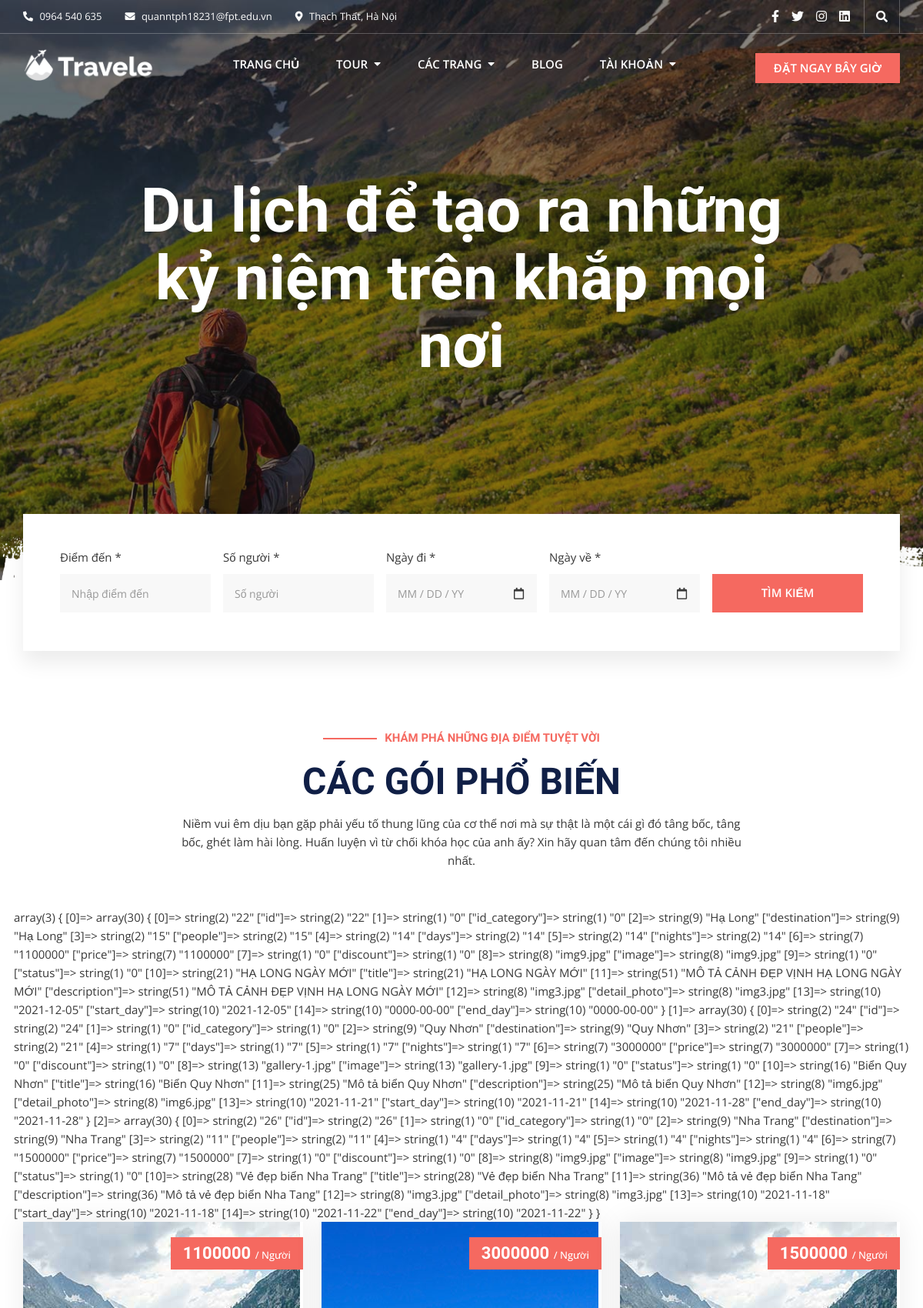
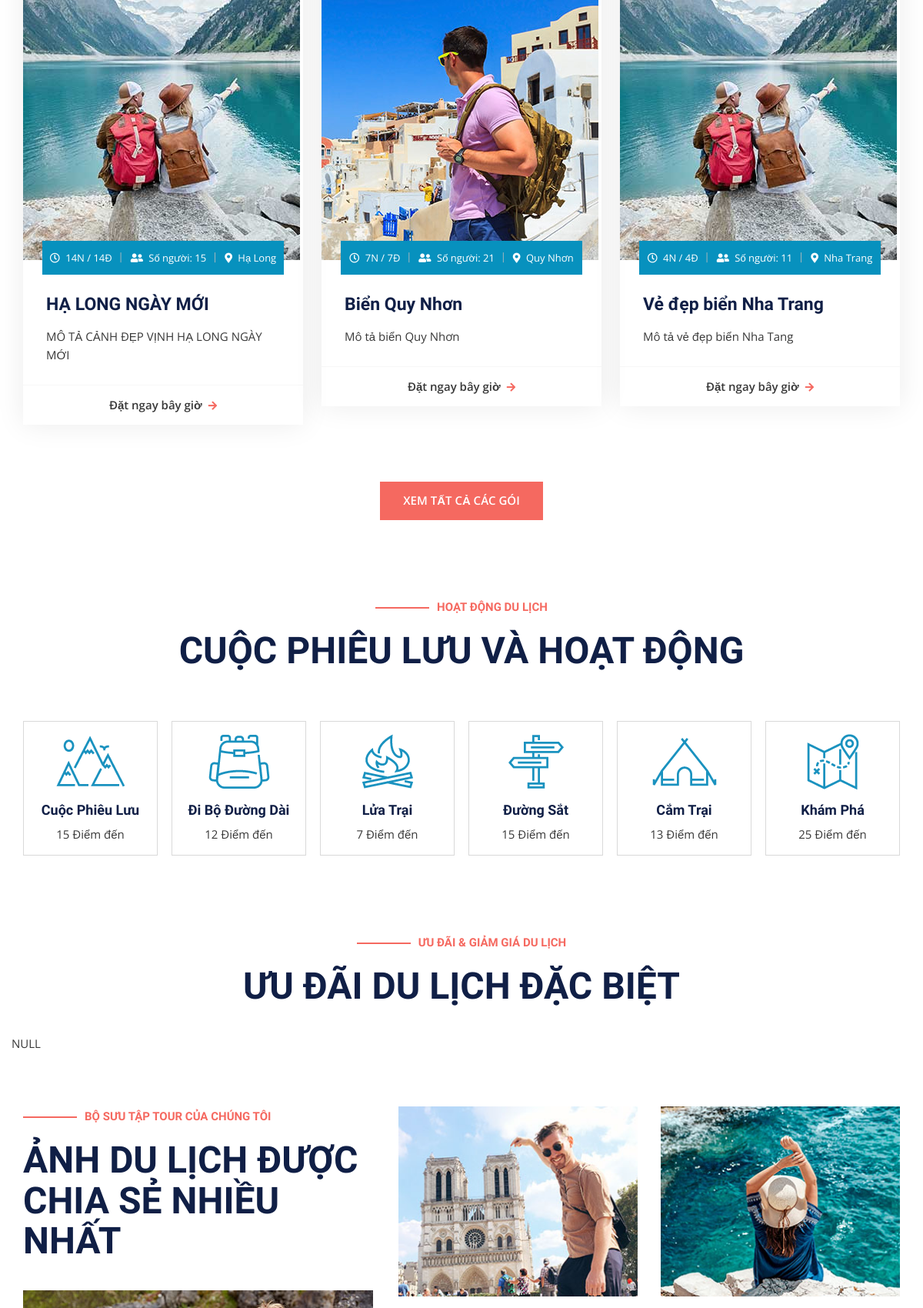
The page / (upper part) on the database its author committed (2 pictures, top to bottom).
### tables this page shows
CREATE TABLE `tours` (
  `id` int(11) NOT NULL,
  `id_category` int(11) NOT NULL,
  `destination` varchar(225) NOT NULL,
  `people` int(11) NOT NULL,
  `days` int(11) NOT NULL,
  `nights` int(11) NOT NULL,
  `price` decimal(11,0) NOT NULL,
  `discount` int(11) NOT NULL,
  `image` varchar(225) NOT NULL,
  `status` int(11) NOT NULL DEFAULT 0,
  `title` varchar(225) NOT NULL,
  `description` text DEFAULT NULL,
  `detail_photo` varchar(225) NOT NULL,
  `start_day` date DEFAULT NULL,
  `end_day` date DEFAULT NULL
);

### business/homepage/homepage.php (called while the page is built, shortened)
<?php
function load_tour(){
    $sql = "SELECT * FROM tours WHERE status=0 and discount=0 LIMIT 3";
    $tours = executeQuery($sql,true);
    include_once './views/homepage/layouts/home.php';
}
function load_tour_discount(){
    include_once './views/homepage/layouts/home.php';
}
?>

### dao/system_dao.php (called while the page is built, shortened)
<?php
    function get_connect(){
        $connect = new PDO("mysql:host=127.0.0.1;dbname=duan1;charset=utf8","root","");
        return $connect;
    }
    function executeQuery($sql, $getAll = true){
        $connect = get_connect();
        $stmt = $connect->prepare($sql);
        $stmt->execute();
        $data = $stmt->fetchAll();
        if($getAll){
            return $data;
        }else{
            if(count($data) > 0){
                return $data[0];
            }
        }
    }
?>

### views/homepage/layouts/home.php (the view, shortened to what this page needs)
<!doctype html>
<html lang="en">
<head>
      <?php include_once "./views/homepage/layouts/style.php" ?>
</head>
<body class="home">
   <div id="page" class="full-page">
      <header id="masthead" class="site-header header-primary">
         <?php
            include_once "./views/homepage/layouts/top-header.php";
            include_once "./views/homepage/layouts/bottom-header.php"
          ?>
      </header>
      <main id="content" class="site-main">
         <section class="home-slider-section">
            <div class="home-slider">
               <div class="home-banner-items">
                  <div class="banner-inner-wrap" style="background-image: url(<?=HOME_ASSESTS?>/images/inner-banner.jpg);"></div>
                     <div class="banner-content-wrap">
                        <div class="container">
                           <div class="banner-content text-center">
                              <h3 class="banner-title">Du lịch để tạo ra những kỷ niệm trên khắp mọi nơi</h3>
                           </div>
                        </div>
                     </div>
                  <div class="overlay"></div>
               </div>
            </div>
         </section>
         <div class="trip-search-section shape-search-section">
            <div class="container">
               <div class="trip-search-inner white-bg d-flex">
                  <div class="input-group">
                     <label> Điểm đến *</label>
                     <input type="text" name="s" placeholder="Nhập điểm đến">
                  </div>
                  <div class="input-group">
                     <label> Số người *</label>
                     <input type="text" name="s" placeholder="Số người">
                  </div>
                  <div class="input-group width-col-3">
                     <label> Ngày đi *</label>
                     <i class="far fa-calendar"></i>
                     <input class="input-date-picker" type="text" name="s" placeholder="MM / DD / YY" autocomplete="off" readonly="readonly">
                  </div>
                  <div class="input-group width-col-3">
                     <label> Ngày về *</label>
                     <i class="far fa-calendar"></i>
                     <input class="input-date-picker" type="text" name="s" placeholder="MM / DD / YY" autocomplete="off" readonly="readonly">
                  </div>
                  <div class="input-group width-col-3">
                     <input type="submit" name="travel-search" value="TÌM KIẾM">
                  </div>
               </div>
            </div>
         </div>
         <section class="package-section">
            <div class="container">
               <div class="section-heading text-center">
                  <div class="row">
                     <div class="col-lg-8 offset-lg-2">
                        <h5 class="dash-style">KHÁM PHÁ NHỮNG ĐỊA ĐIỂM TUYỆT VỜI</h5>
                        <h2>CÁC GÓI PHỔ BIẾN</h2>
                        <p>Niềm vui êm dịu bạn gặp phải yếu tố thung lũng của cơ thể nơi mà sự thật là một cái gì đó tâng bốc, tâng bốc, ghét làm hài lòng. Huấn luyện vì từ chối khóa học của anh ấy? Xin hãy quan tâm đến chúng tôi nhiều nhất.</p>
                     </div>
                  </div>
               </div>
               <div class="package-inner">
                  <div class="row">
                  <div><?php var_dump($tours) ?></div>
                     <?php foreach($tours as $t): ?>
                        <div class="col-lg-4 col-md-6">
                           <div class="package-wrap" style="box-shadow: 0px 0px 35px 0px rgba(0, 0, 0, 0.08);">
                              <figure class="feature-image">
                                 <a href="<?=BASE_URL?>tour-detail&&id=<?=$t['id']?>">
                                    <img src="<?=PUBLIC_HOME_ASSETS?><?=$t['image']?>" alt="">
                                 </a>
                              </figure>
                              <div class="package-price">
                                 <h6>
                                    <span><?=$t['price']?> </span> / Người
                                 </h6>
                              </div>
                              <div class="package-content-wrap">
                                 <div class="package-meta text-center">
                                    <ul>
                                       <li>
                                          <i class="far fa-clock"></i>
                                          <?=$t['days']?>N / <?=$t['nights']?>Đ
                                       </li>
                                       <li>
                                          <i class="fas fa-user-friends"></i>
                                          Số người: <?=$t['people']?>
                                       </li>
                                       <li>
                                          <i class="fas fa-map-marker-alt"></i>
                                          <?=$t['destination']?>
                                       </li>
                                    </ul>
                                 </div>
                                 <div class="package-content">
                                    <h3>
                                       <a href="<?=BASE_URL?>tour-detail&&id=<?=$t['id']?>"><?=$t['title']?></a>
                                    </h3>
                                    <p><?=$t['description'] ?></p>
                                    <div class="btn-wrap">
                                       <a href="#" class="button-text width-12">Đặt ngay bây giờ<i class="fas fa-arrow-right"></i></a>
                                    </div>
                                 </div>
                              </div>
                           </div>
                        </div>
                     <?php endforeach ?>
                  </div>
                  <div class="btn-wrap text-center">
                     <a href="<?=BASE_URL?>tour-packages" class="button-primary">XEM TẤT CẢ CÁC GÓI</a>
                  </div>
               </div>
            </div>
         </section>
         <section class="activity-section">
            <div class="container">
               <div class="section-heading text-center">
                  <div class="row">
                     <div class="col-lg-8 offset-lg-2">
                        <h5 class="dash-style">HOẠT ĐỘNG DU LỊCH</h5>
                        <h2>CUỘC PHIÊU LƯU VÀ HOẠT ĐỘNG</h2>
                     </div>
                  </div>
               </div>
               <div class="activity-inner row">
                  <div class="col-lg-2 col-md-4 col-sm-6">
                     <div class="activity-item">
                        <div class="activity-icon">
                           <a href="#">
                              <img src="<?=HOME_ASSESTS?>/images/icon6.png" alt="">
                           </a>
                        </div>
                        <div class="activity-content">
                           <h4>
                              <a href="#">Cuộc Phiêu Lưu</a>
                           </h4>
                           <p>15 Điểm đến</p>
                        </div>
                     </div>
                  </div>
                  <div class="col-lg-2 col-md-4 col-sm-6">
                     <div class="activity-item">
                        <div class="activity-icon">
                           <a href="#">
                              <img src="<?=HOME_ASSESTS?>/images/icon10.png" alt="">
                           </a>
                        </div>
                        <div class="activity-content">
                           <h4>
                              <a href="#">Đi Bộ Đường Dài</a>
                           </h4>
                           <p>12 Điểm đến</p>
                        </div>
                     </div>
                  </div>
                  <div class="col-lg-2 col-md-4 col-sm-6">
                     <div class="activity-item">
                        <div class="activity-icon">
                           <a href="#">
                              <img src="<?=HOME_ASSESTS?>/images/icon9.png" alt="">
                           </a>
                        </div>
                        <div class="activity-content">
                           <h4>
                              <a href="#">Lửa Trại</a>
                           </h4>
                           <p>7 Điểm đến</p>
                        </div>
                     </div>
                  </div>
                  <div class="col-lg-2 col-md-4 col-sm-6">
                     <div class="activity-item">
                        <div class="activity-icon">
                           <a href="#">
                              <img src="<?=HOME_ASSESTS?>/images/icon8.png" alt="">
                           </a>
                        </div>
                        <div class="activity-content">
                           <h4>
                              <a href="#">Đường Sắt</a>
                           </h4>
                           <p>15 Điểm đến</p>
                        </div>
                     </div>
                  </div>
                  <div class="col-lg-2 col-md-4 col-sm-6">
                     <div class="activity-item">
                        <div class="activity-icon">
                           <a href="#">
                              <img src="<?=HOME_ASSESTS?>/images/icon7.png" alt="">
                           </a>
                        </div>
                        <div class="activity-content">
                           <h4>
                              <a href="#">Cắm Trại</a>
                           </h4>
                           <p>13 Điểm đến</p>
                        </div>
                     </div>
                  </div>
                  <div class="col-lg-2 col-md-4 col-sm-6">
                     <div class="activity-item">
                        <div class="activity-icon">
                           <a href="#">
                              <img src="<?=HOME_ASSESTS?>/images/icon11.png" alt="">
                           </a>
                        </div>
                        <div class="activity-content">
                           <h4>
                              <a href="#">Khám Phá</a>
                           </h4>
                           <p>25 Điểm đến</p>
                        </div>
                     </div>
                  </div>
               </div>
            </div>
         </section>
         <section class="special-section">
            <div class="container">
               <div class="section-heading text-center">
                  <div class="row">
                     <div class="col-lg-8 offset-lg-2">
                        <h5 class="dash-style">ƯU ĐÃI & GIẢM GIÁ DU LỊCH</h5>
                        <h2>ƯU ĐÃI DU LỊCH ĐẶC BIỆT</h2>
                     </div>
                  </div>
               </div>
               <div class="special-inner">
                  <div class="row">
                     <div><?php var_dump($tours_discount) ?></div>
                  </div>
               </div>
            </div>
         </section>
         <section class="best-section">
            <div class="container">
               <div class="row">
                  <div class="col-lg-5">
                     <div class="section-heading">
                        <h5 class="dash-style">BỘ SƯU TẬP TOUR CỦA CHÚNG TÔI</h5>
                        <h2>ẢNH DU LỊCH ĐƯỢC CHIA SẺ NHIỀU NHẤT </h2>
                     </div>
                     <figure class="gallery-img">
                        <img src="<?=HOME_ASSESTS?>/images/img12.jpg" alt="">
                     </figure>
                  </div>
                  <div class="col-lg-7">
                     <div class="row">
                        <div class="col-sm-6">
                           <figure class="gallery-img">
                              <img src="<?=HOME_ASSESTS?>/images/img13.jpg" alt="">
                           </figure>
                        </div>
                        <div class="col-sm-6">
                           <figure class="gallery-img">
                              <img src="<?=HOME_ASSESTS?>/images/img14.jpg" alt="">
                           </figure>
                        </div>
                     </div>
                  </div>
               </div>
            </div>
         </section>
      </main>
   </div>
</body>
</html>

### rows shown on the page
tours: image (picture), price "1100000", days "14", nights "14", people "15", destination "Hạ Long", title "HẠ LONG NGÀY MỚI", description "MÔ TẢ CẢNH ĐẸP VỊNH HẠ LONG NGÀY MỚI"
tours: image (picture), price "3000000", days "7", nights "7", people "21", destination "Quy Nhơn", title "Biển Quy Nhơn", description "Mô tả biển Quy Nhơn"
tours: image (picture), price "1500000", days "4", nights "4", people "11", destination "Nha Trang", title "Vẻ đẹp biển Nha Trang", description "Mô tả vẻ đẹp biển Nha Tang"
